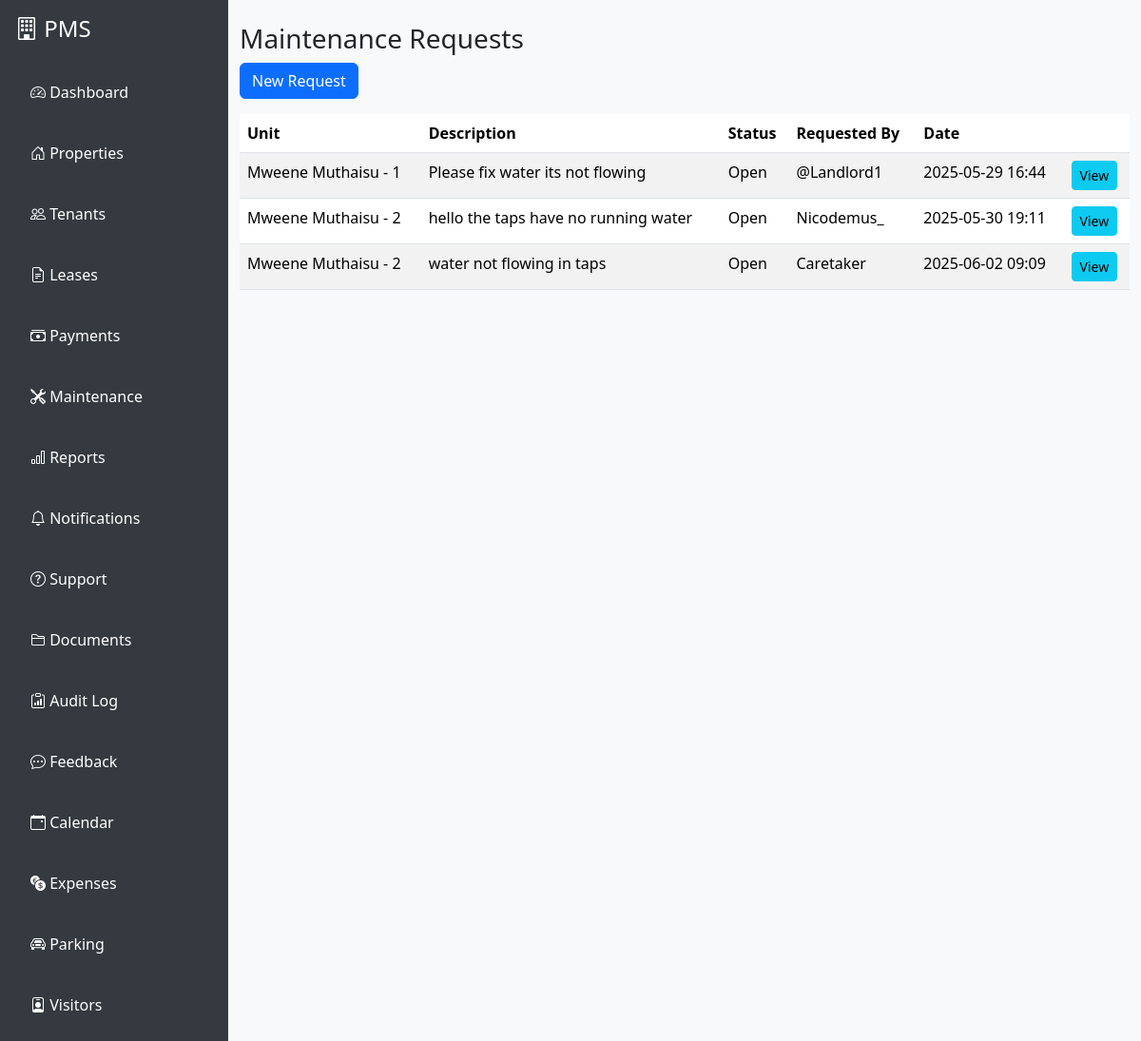
/maintenance/ (signed in), run on the app's committed database.
### maintenance/models.py (models this page shows, shortened)
class MaintenanceRequest(models.Model):
    unit = models.ForeignKey(Unit, on_delete=models.CASCADE)
    description = models.TextField()
    requested_by = models.ForeignKey(User, on_delete=models.CASCADE)
    status = models.CharField(max_length=20, choices=[('open', 'Open'), ('in_progress', 'In Progress'), ('closed', 'Closed')], default='open')
    created_at = models.DateTimeField(auto_now_add=True)

### properties/models.py (models this page shows, shortened)
class Unit(models.Model):
    building = models.ForeignKey(Building, on_delete=models.CASCADE)
    unit_number = models.CharField(max_length=20)
    floor = models.IntegerField()
    def __str__(self):
        return f"{self.building.name} - {self.unit_number}"

class Building(models.Model):
    name = models.CharField(max_length=100)
    address = models.CharField(max_length=255)
    country = models.ForeignKey(Country, on_delete=models.CASCADE, null=True, blank=True)
    county = models.ForeignKey(County, on_delete=models.CASCADE, null=True, blank=True)
    city = models.ForeignKey(City, on_delete=models.CASCADE, null=True, blank=True)
    rental_status = models.CharField(max_length=20, choices=[('available', 'Available'), ('occupied', 'Occupied')], default='available')
    monthly_rent = models.DecimalField(max_digits=10, decimal_places=2)
    description = models.TextField(blank=True)
    landlord = models.ForeignKey(User, on_delete=models.CASCADE, limit_choices_to={'role': 'landlord'})
    agent = models.ForeignKey(User, on_delete=models.SET_NULL, null=True, blank=True, related_name='agent_buildings', limit_choices_to={'role': 'agent'})
    caretaker = models.ForeignKey(User, on_delete=models.SET_NULL, null=True, blank=True, related_name='caretaker_buildings', limit_choices_to={'role': 'caretaker'})
    photo = models.ImageField(upload_to='property_photos/', blank=True, null=True)

### accounts/models.py (models this page shows, shortened)
class User(AbstractUser):
    ROLE_CHOICES = [
        ('landlord', 'Landlord'),
        ('tenant', 'Tenant'),
        ('agent', 'Agent'),
        ('caretaker', 'Caretaker'),
    ]
    role = models.CharField(max_length=20, choices=ROLE_CHOICES)
    full_name = models.CharField(max_length=100, blank=True, null=True)
    phone_number = models.CharField(max_length=20, blank=True, null=True)
    national_id = models.CharField(max_length=30, blank=True, null=True)
    company_name = models.CharField(max_length=100, blank=True, null=True)
    agency_name = models.CharField(max_length=100, blank=True, null=True)
    emergency_contact_name = models.CharField(max_length=100, blank=True, null=True)
    emergency_contact_phone = models.CharField(max_length=20, blank=True, null=True)
    assigned_property = models.CharField(max_length=100, blank=True, null=True)

### maintenance/views.py (the view)
# urls.py: path('', views.maintenance_list, name='maintenance_list'),
@login_required
def maintenance_list(request):
    user = request.user
    if user.role == "caretaker":
        requests = MaintenanceRequest.objects.filter(unit__building__caretaker=user)
    elif user.role == "tenant":
        requests = MaintenanceRequest.objects.filter(requested_by=user)
    elif user.role == "landlord":
        requests = MaintenanceRequest.objects.filter(unit__building__landlord=user)
    elif user.role == "agent":
        requests = MaintenanceRequest.objects.filter(unit__building__agent=user)
    else:
        requests = MaintenanceRequest.objects.none()
    return render(request, "maintenance/maintenance_list.html", {"requests": requests})

### templates/maintenance/maintenance_list.html
{% extends "base.html" %}
{% block content %}
<div class="container mt-4">
    <h3>Maintenance Requests</h3>
    <a href="{% url 'maintenance_add' %}" class="btn btn-primary mb-3">New Request</a>
    <table class="table table-striped">
        <thead>
            <tr>
                <th>Unit</th>
                <th>Description</th>
                <th>Status</th>
                <th>Requested By</th>
                <th>Date</th>
                <th></th>
            </tr>
        </thead>
        <tbody>
            {% for req in requests %}
            <tr>
                <td>{{ req.unit }}</td>
                <td>{{ req.description|truncatechars:40 }}</td>
                <td>{{ req.get_status_display }}</td>
                <td>{{ req.requested_by.get_full_name|default:req.requested_by.username }}</td>
                <td>{{ req.created_at|date:"Y-m-d H:i" }}</td>
                <td><a href="{% url 'maintenance_detail' req.id %}" class="btn btn-sm btn-info">View</a></td>
            </tr>
            {% empty %}
            <tr><td colspan="6">No maintenance requests found.</td></tr>
            {% endfor %}
        </tbody>
    </table>
</div>
{% endblock %}

### templates/base.html (style rules this page uses)
body { background: #f8f9fa; transition: background 0.3s, color 0.3s; }

### data on the page
MaintenanceRequest: unit "Mweene Muthaisu - 1", description "Please fix water its not flowing", status "Open", requested_by.get_full_name "@Landlord1", created_at "2025-05-29 16:44"
MaintenanceRequest: unit "Mweene Muthaisu - 2", description "hello the taps have no running water", status "Open", requested_by.get_full_name "Nicodemus_", created_at "2025-05-30 19:11"
MaintenanceRequest: unit "Mweene Muthaisu - 2", description "water not flowing in taps", status "Open", requested_by.get_full_name "Caretaker", created_at "2025-06-02 09:09"
